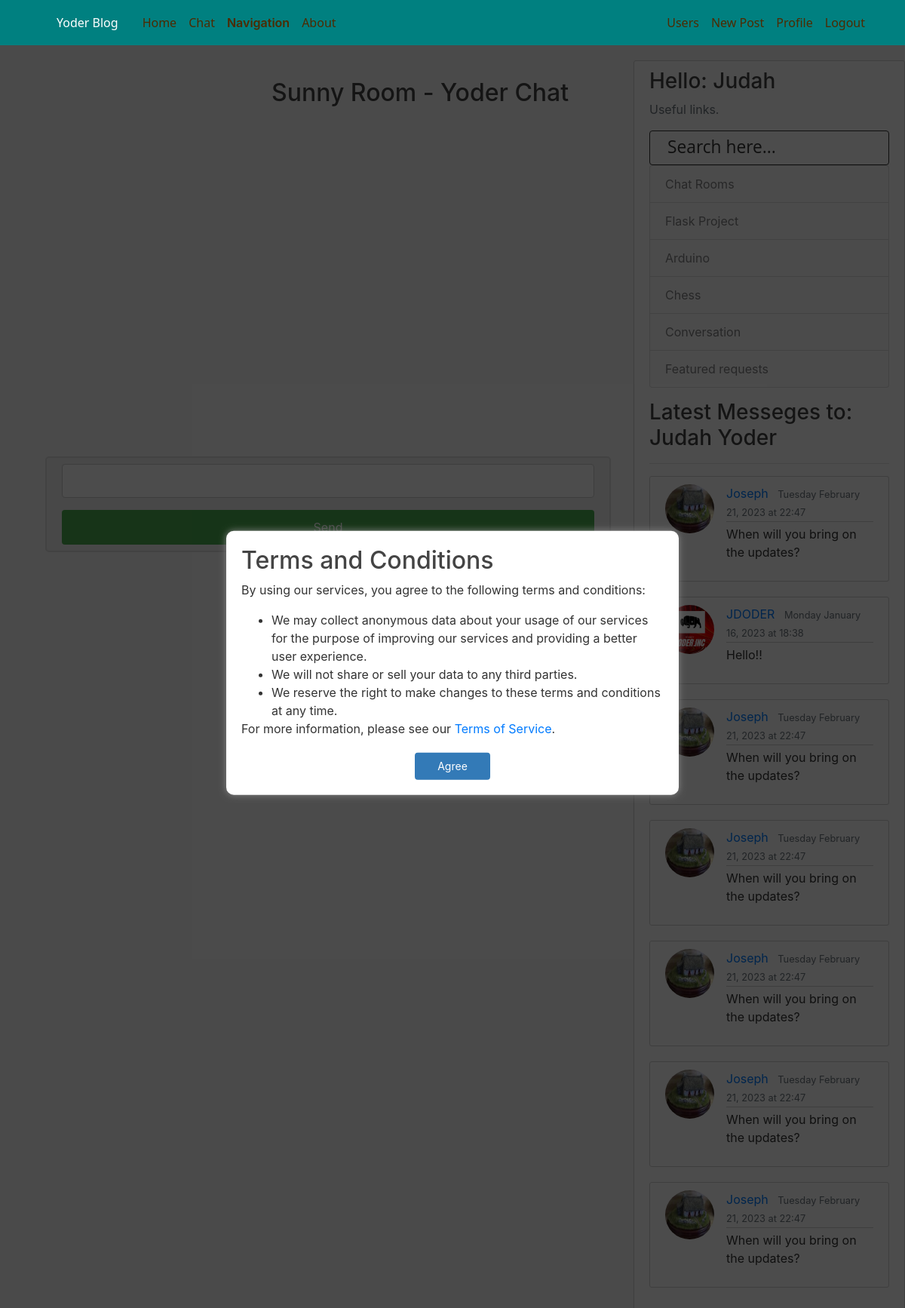
/chat/room/Sunny Room/ (signed in), run on the app's committed database.
### chat/models.py (models this page shows, shortened)
class Room(models.Model):
    name = models.CharField(max_length=1000)
    user = models.ForeignKey(User, on_delete=models.CASCADE, null=True)
    allowed_users = models.ManyToManyField(User, related_name='allowed_users', blank=True)
    allow_all_users = models.BooleanField(default=True)

class Chat(models.Model):
    person_to = models.ForeignKey(User, on_delete=models.CASCADE, related_name='person_to')
    author = models.ForeignKey(User, on_delete=models.CASCADE, related_name='author')
    content = models.TextField(max_length=1000)
    date_posted = models.DateTimeField(default=timezone.now)

### users/models.py (models this page shows, shortened)
class Profile(models.Model):
    user = models.OneToOneField(User, on_delete=models.CASCADE)
    profile_pic = models.ImageField(default='default.png', upload_to='profile_pics')
    bio = models.TextField(default='This is my bio')
    likes = models.ManyToManyField(User, related_name='user_likes')
    theme = models.BooleanField(default=True)
    notifications = models.BooleanField(default=True)
    ip = models.GenericIPAddressField(null=True, blank=True)
    terms = models.BooleanField(default=False, null=False, blank=True)
    gps_coords = models.CharField(blank=True, null=True, max_length=2000)
    last_active = models.DateTimeField(null=True, blank=True)
    are_active =  models.BooleanField(default=False)
    layout = models.BooleanField(default=False)
    def save(self, *args, **kwargs):
        super().save()
        img = Image.open(self.profile_pic.path)
        if img.height > 200 or img.width > 200:
            output_size = (200, 200)
            img.thumbnail(output_size)
            img.save(self.profile_pic.path)

### chat/views.py (the view, shortened to what this page needs)
# urls.py: path('chat/room/<str:room>/', room, name='room'),
def room(request, room):
    username = request.user.username
    room_details = Room.objects.get(name=room)
    allowed_users = room_details.allowed_users.all()
    if room_details.allow_all_users:
      allowed = True
    if not allowed:
        HttpResponse(status=403)
    context = {
        'username': username,
        'room': room,
        'room_details': room_details,
        'allowed_users': allowed_users,
        'allowed': allowed,
    }
    if request.user.is_authenticated:
        cat_menu = Category.objects.all()
        chat_menu = User.objects.all()
        sidebar = []
        notifications = Chat.objects.filter(person_to=request.user).order_by('-date_posted')
        unique_authors = notifications.values('author').distinct()
        for author in unique_authors:
            latest_message = notifications.filter(author=author['author']).first()
            sidebar.append(latest_message)
        context["cat_menu"] = cat_menu
        if sidebar: context['sidebar'] = sidebar
        context["chat_menu"] = chat_menu
    if request.user.is_authenticated:
        if not request.user.profile.layout:
            return render(request, 'chat/room.html', context)
        else:
            return render(request, 'themetwo/chat/room.html', context)
    else:
        return render(request, 'chat/room.html', context)

### main/models.py (called while the page is built)
    def __str__(self):
        return self.name

### main/templates/chat/room.html (shortened to what this page needs)
{% extends 'blog/layout.html' %}
{% block content %}
{% load static %}
{% if user.is_authenticated %}
{% if not allowed %}
<h1>You are not allowed into this room.</h1>
{% else %}
    <br>
<h2 style="margin-left: 40%;">{{room}} - Yoder Chat</h2>
<div id="display">
</div>
<div class="mod-container" style="margin-top: 5px;">
    <form id="post-form">
        <input type="text" name="message" id="message" width="100px" required/>
        <input type="submit" value="Send">
    </form>
</div>
{% endif %}
{% else %}
<h1>You have not right to be on this page login or create and account.</h1>
{% endif %}
{% endblock %}

### main/templates/blog/layout.html (shortened to what this page needs)
{% load static %}
<!DOCTYPE html>
<html>
<head>
		<link rel="stylesheet" href="https://unpkg.com/leaflet@1.7.1/dist/leaflet.css"/>
  <link href="{% static 'css/variables.css' %}" rel="stylesheet">
  <link href="{% static 'css/main2.css' %}" rel="stylesheet">
    <link rel="stylesheet" href="https://maxcdn.bootstrapcdn.com/bootstrap/4.0.0/css/bootstrap.min.css">
    <link rel="stylesheet" type="text/css" href="{% static 'main.css' %}">
    {% if user.is_authenticated %}
    {% if user.profile.theme %}
        <link rel="stylesheet" type="text/css" href="{% static 'light.css' %}">
    {% else %}
        <link rel="stylesheet" type="text/css" href="{% static 'dark.css' %}">
    {% endif %}
    {% else %}
        <link rel="stylesheet" type="text/css" href="{% static 'light.css' %}">
    {% endif %}
</head>
<body id="body">
  <header class="site-header">
    <nav class="navbar navbar-expand-md navbar-dark bg-steel fixed-top">
      <div class="container">
        <a class="navbar-brand mr-4" href="{% url 'blog-home' %}">Yoder Blog</a>
        <div class="collapse navbar-collapse" id="navbarToggle">
          <ul class="navbar-nav mr-auto">
            <li class="nav-item">
              <a class="nav-link" href="{% url 'blog-home' %}">Home</a>
            </li>
            <li class="nav-item">
              <a class="nav-link" href="{% url 'chat-home' %}">Chat</a>
            </li>
            <li class="dropdown"><span class="nav-link" style="font-weight: 600;">Navigation</span>
          </li>
            <li class="nav-item">
              <a class="nav-link" href="{% url 'blog-about' %}">About</a>
            </li>
          </ul>
          <ul class="navbar-nav ml-auto">
              {% if user.is_authenticated %}
              {% if user.is_superuser %}
              <a class="nav-item nav-link" href="{% url 'users' %}">Users</a>
              {% endif %}
              <a class="nav-item nav-link" href="{% url 'post-create' %}">New Post</a>
              <a class="nav-item nav-link" href="{% url 'profile' %}">Profile</a>
              <a class="nav-item nav-link" href="{% url 'logout' %}">Logout</a>
              {% else %}
              <a class="nav-item nav-link" href="{% url 'login' %}">Login</a>
              <a class="nav-item nav-link" href="{% url 'register' %}">Register</a>
              {% endif %}
            </div>
          </div>
      </nav>
    </header>
    <main role="main" class="container-flex" style="margin-left:60px; overflow:hidden;">
      <div class="row">
        <div class="col-md-8">
					<div id="overlay">
							<div id="popup" class="popup">
									<h2>Terms and Conditions</h2>
									<p>By using our services, you agree to the following terms and conditions:</p>
									<ul>
											<li>We may collect anonymous data about your usage of our services for the purpose of improving our services and providing a better user experience.</li>
											<li>We will not share or sell your data to any third parties.</li>
											<li>We reserve the right to make changes to these terms and conditions at any time.</li>
									</ul>
									<p>For more information, please see our <a href="/terms" target="_blank">Terms of Service</a>.</p>
									<button id="close-btn" onclick="closePopup()">Agree</button>
							</div>
					</div>
          {% block content %}{% endblock %}
        </div>
        <div class="col-md-4" style="margin: 0;">
          <div class="content-section">
            {% if user.is_authenticated %}
            {% if user.is_authenticated %}
            {% if user.first_name %}
            <h3>Hello: {{ user.first_name }}</h3>
            {% else %}
            <h3>Hello: {{ user.username }}</h3>
            {% endif %}
            {% else %}
            <h3>Info</h3>
            {% endif %}
            <p class='text-muted'>Useful links.
              <form action="{% url 'search_results' %}" method="get">
          <input type="search" value="Search here..." onblur="if(this.value == '') { this.value = 'Search here...'; }" onfocus="if (this.value == 'Search here...') { this.value = ''; }" class="text-search" name="q" style="margin-top: 5px;">
       </form>
              <ul class="list-group">
                <a href="{% url 'room_list' %}" class="{% if user.profile.theme %}list-group-item-light{% else %}list-group-item-dark{% endif %} list-group-item dlistgroup" >Chat Rooms</a>
                <a href="https://www.flaskproject.tk" class="{% if user.profile.theme %}list-group-item-light{% else %}list-group-item-dark{% endif %} list-group-item dlistgroup"  target="blank">Flask Project</a>
                <a href="/category/Arduino/" class="{% if user.profile.theme %}list-group-item-light{% else %}list-group-item-dark{% endif %} list-group-item dlistgroup" >Arduino</a>
                <a href="/category/Chess/" class="{% if user.profile.theme %}list-group-item-light{% else %}list-group-item-dark{% endif %} list-group-item" >Chess</a>
                <a href="/category/Conversation/" class="{% if user.profile.theme %}list-group-item-light{% else %}list-group-item-dark{% endif %} list-group-item" >Conversation</a>
                <a href="/category/Feature-Requests/" class="{% if user.profile.theme %}list-group-item-light{% else %}list-group-item-dark{% endif %} list-group-item" >Featured requests</a>
              </ul>
            </p>
            {% if sidebar %}
            {% if user.is_authenticated %}
            {% if user.get_full_name %}
            <h3>Latest Messeges to: {{ user.get_full_name }}</h3>
            {% else %}
            <h3>Latest Messeges to {{ user.username }}</h3>
            {% endif %}
            <hr>
            {% for post in sidebar %}
            <article class="media content-section">
              <img src="{{ post.author.profile.profile_pic.url }}" alt="" class="rounded-circle article-img">
              <div class="media-body">
                <div class="article-metadata">
                  {% if post.author.username %}
                  <a class="mr-2" href="{% url 'user-posts' post.author.username %}">{{ post.author }}</a>
                  <small class="text-muted"><a href="{% url 'chat' post.author.pk %}" class="text-muted">{{ post.date_posted|date:"l F d, Y \a\t H:i" }}</a></small>{% endif %}
                </div>
                <p class="article-content" style="word-wrap: break-word;">{{ post.content|safe }}</p>
              </div>
            </article>
            {% endfor %}
            {% endif %}
            {% endif %}
          {% endif %}
        </div>
        </div>
      </div>
    </main>
</body>
</html>

### static/css/variables.css (style rules this page uses)
:root { --font-default: 'EB Garamond', system-ui, -apple-system, "Segoe UI", Roboto, "Helvetica Neue", Arial, "Noto Sans", "Liberation Sans", sans-serif, "Apple Color Emoji", "Segoe UI Emoji", "Segoe UI Symbol", "Noto Color Emoji"; --font-primary: 'EB Garamond', serif; --font-secondary: 'Inter', sans-serif; --color-default: #212529; --color-default-rgb: 33, 37, 41; --color-links: #0080ff; --color-links-hover: #002050; --color-primary: #212529; --color-primary-light: #26282c; --color-primary-dark: #0b0c0e; --color-primary-rgb: 33, 37, 41; --color-primary-light-rgb: 38, 40, 44; --color-primary-dark-rgb: 11, 12, 14; --color-secondary: #596d80; --color-secondary-light: #8498aa; --color-secondary-dark: #404f5c; --color-secondary-rgb: 89, 109, 128; --color-secondary-light-rgb: 132, 152, 170; --color-secondary-dark-rgb: 64, 79, 92; --color-blue: #0d6efd; --color-blue-rgb: 13, 110, 253; --color-indigo: #6610f2; --color-indigo-rgb: 102, 16, 242; --color-purple: #6f42c1; --color-purple-rgb: 111, 66, 193; --color-pink: #f3268c; --color-pink-rgb: 243, 38, 140; --color-red: #df1529; --color-red-rgb: 223, 21, 4; --color-orange: #fd7e14; --color-orange-rgb: 253, 126, 20; --color-yellow: #ffc107; --color-yellow-rgb: 255, 193, 7; --color-green: #059652; --color-green-rgb: 5, 150, 82; --color-teal: #20c997; --color-teal-rgb: 32, 201, 151; --color-cyan: #0dcaf0; --color-cyan-rgb: 13, 202, 240; --color-white: #ffffff; --color-white-rgb: 255, 255, 255; --color-gray: #6c757d; --color-gray-rgb: 108, 117, 125; --color-black: #000000; --color-black-rgb: 0, 0, 0; }
:root { --bs-blue: var(--color-blue); --bs-indigo: var(--color-indigo); --bs-purple: var(--color-purple); --bs-pink: var(--color-pink); --bs-red: var(--color-red); --bs-orange: var(--color-orange); --bs-yellow: var(--color-yellow); --bs-green: var(--color-green); --bs-teal: var(--color-teal); --bs-cyan: var(--color-cyan); --bs-white: var(--color-white); --bs-gray: var(--color-gray); --bs-gray-dark: #343a40; --bs-gray-100: #f8f9fa; --bs-gray-200: #e9ecef; --bs-gray-300: #dee2e6; --bs-gray-400: #ced4da; --bs-gray-500: #adb5bd; --bs-gray-600: #6c757d; --bs-gray-700: #495057; --bs-gray-800: #343a40; --bs-gray-900: #212529; --bs-primary: var(--color-blue); --bs-secondary: var(--color-blue); --bs-success: #198754; --bs-info: #0dcaf0; --bs-warning: #ffc107; --bs-danger: #dc3545; --bs-light: #f8f9fa; --bs-dark: #212529; --bs-primary-rgb: var(--color-primary-rgb); --bs-secondary-rgb: var(--color-secondary-rgb); --bs-success-rgb: 25, 135, 84; --bs-info-rgb: 13, 202, 240; --bs-warning-rgb: 255, 193, 7; --bs-danger-rgb: 220, 53, 69; --bs-light-rgb: 248, 249, 250; --bs-dark-rgb: 33, 37, 41; --bs-white-rgb: var(--color-white-rgb); --bs-black-rgb: var(--color-black-rgb); --bs-body-color-rgb: var(--color-default-rgb); --bs-body-bg-rgb: 255, 255, 255; --bs-font-sans-serif: var(--font-default); --bs-font-monospace: SFMono-Regular, Menlo, Monaco, Consolas, "Liberation Mono", "Courier New", monospace; --bs-gradient: linear-gradient(180deg, rgba(255, 255, 255, 0.15), rgba(255, 255, 255, 0)); --bs-body-font-family: var(--font-default); --bs-body-font-size: 1rem; --bs-body-font-weight: 400; --bs-body-line-height: 1.5; --bs-body-color: var(--color-default); --bs-body-bg: #fff; }

### static/css/main2.css (style rules this page uses)
@media (min-width: 880px) { .navbar { padding: 0; } }
@media (min-width: 880px) { .navbar ul { margin: 0; padding: 0; display: flex; list-style: none; align-items: center; } }
@media (min-width: 880px) { .navbar li { position: relative; } }
@media (min-width: 880px) { .navbar a, .navbar a:focus { display: flex; align-items: center; justify-content: space-between; padding: 10px 0 10px 30px; font-family: var(--font-default); font-size: 16px; font-weight: 500; color: rgba(var(--color-default-rgb), 1); white-space: nowrap; transition: 0.3s; } }

### static/light.css (style rules this page uses)
body { background: #fafafa; color: #333333; margin-top: 5rem; }
h1, h2, h3, h4, h5, h6 { color: #444444; }
.bg-steel { background-color: #008080; }
.site-header .navbar-nav .nav-link { color: #4d2a00; }
.content-section { margin: 0; background: #ffffff; padding: 10px 20px; border: 1px solid #d1d1d1; border-radius: 3px; margin-bottom: 20px; word-wrap: break-word; overflow: hidden; }
.article-metadata { padding-bottom: 1px; margin-bottom: 4px; border-bottom: 1px solid #d1d1d1; }
input[type="search"] { border: 1px solid #333333; color: #333333; background-color: #ffffff; }

### data on the page
Room: name "Sunny Room"
Chat: author.profile.profile_pic (picture), author "Joseph", date_posted "Tuesday February 21, 2023 at 22:47", content "When will you bring on the updates?"
Chat: author.profile.profile_pic (picture), author "JDODER", date_posted "Monday January 16, 2023 at 18:38", content "Hello!!"

### other printed values
{{ user.first_name }} "Judah"
{{ user.get_full_name }} "Judah Yoder"
